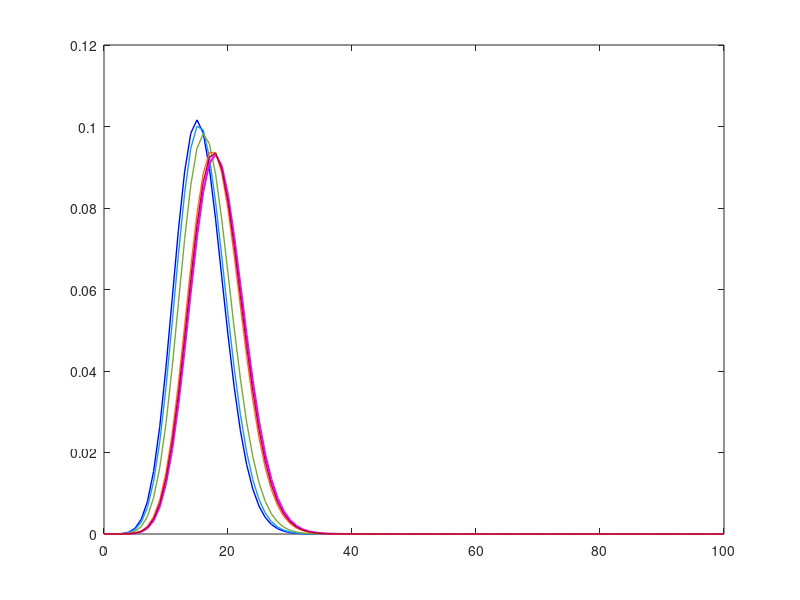

Recreate this plot in MATLAB.
%% ClassifyPoission.m

load('AmpPoisson.mat')

% ----------- Data Prepare ----------------- %
vioSet=zeros(64,6);
for i=1:6
vioSet(:,i)=Amp(spdOrder==spd(i));
end

list1=vioSet(:,1)';
list2=vioSet(:,2)';
list3=vioSet(:,3)';
list4=vioSet(:,4)';
list5=vioSet(:,5)';
list6=vioSet(:,6)';

% ------------ Poisson Fitting -------------- %
x=0:100;

pd1 = fitdist(list1', 'Poisson');y=pdf(pd1,x);plot(x,y,'Color',[0,0,1],'LineWidth',1);
hold on
pd2 = fitdist(list2', 'Poisson');y=pdf(pd2,x);plot(x,y,'Color',[0.0469,0.6133,1.0000],'LineWidth',1);
pd3 = fitdist(list3', 'Poisson');y=pdf(pd3,x);plot(x,y,'Color',[0.4727,0.6680,0.1953],'LineWidth',1);
pd4 = fitdist(list4', 'Poisson');y=pdf(pd4,x);plot(x,y,'Color',[1,0,1],'LineWidth',1.5);
pd5 = fitdist(list5', 'Poisson');y=pdf(pd5,x);plot(x,y,'Color',[1.0000,0.3906,0.1289],'LineWidth',1);
pd6 = fitdist(list6', 'Poisson');y=pdf(pd6,x);plot(x,y,'Color',[0.6289,0.0508,0.1562],'LineWidth',1);